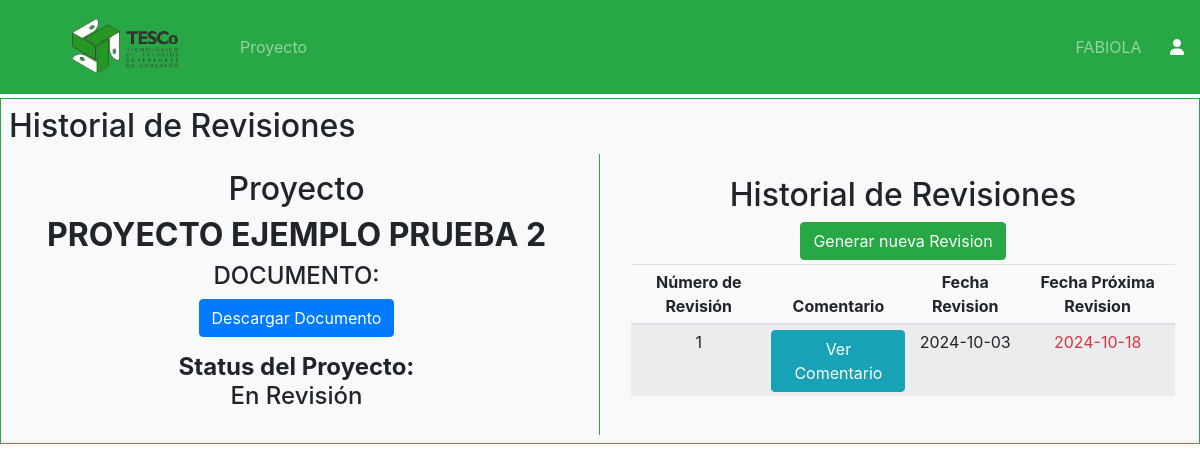
The app's page /views/Asesor/historyRevitions.php?id_proyecto=1 (signed in) with its own data.
### tables this page shows
CREATE TABLE IF NOT EXISTS `proyecto` (
  `ID_Proyecto` int NOT NULL AUTO_INCREMENT,
  `Nombre_Proyecto` varchar(200) NOT NULL,
  `Status` enum('Pendiente','En Revisión','Revisado','Completado') NOT NULL,
  `Integrante_1` int DEFAULT NULL,
  `Integrante_2` int DEFAULT NULL,
  `Integrante_3` int DEFAULT NULL,
  `Asesor` int DEFAULT NULL,
  `Archivo_Docx` varchar(255) DEFAULT NULL,
  PRIMARY KEY (`ID_Proyecto`),
  KEY `fk_proyecto_integrante_1` (`Integrante_1`),
  KEY `fk_proyecto_integrante_2` (`Integrante_2`),
  KEY `fk_proyecto_integrante_3` (`Integrante_3`),
  KEY `fk_proyecto_asesor` (`Asesor`)
);

CREATE TABLE IF NOT EXISTS `revisiones` (
  `ID_Conexion` int NOT NULL,
  `ID_Revision` int NOT NULL AUTO_INCREMENT,
  `Comentario` text,
  `Fecha_Revision` date NOT NULL,
  `Fecha_Proxima_Revision` date NOT NULL,
  `Revision_Numero` int NOT NULL DEFAULT '1',
  PRIMARY KEY (`ID_Revision`)
);

### Views/Asesor/historyRevitions.php (the view, shortened to what this page needs)
<?php
include('../../includes/config.php');
$usuario_id = $_SESSION['user_id'];
$rol = $_SESSION['rol'];
$project_id = isset($_GET['id_proyecto']) ? $_GET['id_proyecto'] : null;
if ($project_id) {
    if ($rol == 2) {
        $query = "
            SELECT p.*, p.Status, p.Archivo_Docx
            FROM proyecto p
            WHERE p.Asesor = (SELECT ID_Asesor FROM asesor WHERE ID_Usuario = ?)
            AND p.ID_Proyecto = ?";
        $stmt = $connection->prepare($query);
        $stmt->bind_param("ii", $usuario_id, $project_id);
        $stmt->execute();
        $result = $stmt->get_result();
    }
} else {
    echo "No se ha seleccionado ningún proyecto.";
    exit();
}
?>
<!DOCTYPE html>
<html lang="es">
<head>
    <link rel="stylesheet" href="https://stackpath.bootstrapcdn.com/bootstrap/4.3.1/css/bootstrap.min.css">
    <link rel="stylesheet" href="https://cdnjs.cloudflare.com/ajax/libs/font-awesome/6.0.0-beta3/css/all.min.css">
</head>
<body>
    <?php require('../../includes/navbarAsesor.php'); ?>
    <main role="main" class="container-fluid bg-light p-2 my-1 border border-success custom-margin">
        <h2>Historial de Revisiones</h2>
        <div class="row align-items-center justify-content-center mt-1">
            <div class="col-md-6 border-right border-2 border-success">
                <div class="bg-light p-3">
                    <h2 class="text-center">Proyecto</h2>
                    <?php
                    if ($result && $result->num_rows > 0) {
                        $proyecto = $result->fetch_assoc();
                        ?>
                        <p class="h2 text-center">
                            <strong><?php echo htmlspecialchars($proyecto['Nombre_Proyecto'] ?? 'No disponible'); ?></strong>
                        </p>
                        <p class="h4 text-center">DOCUMENTO:</p>
                        <?php if (!empty($proyecto['Archivo_Docx'])): ?>
                            <p class="text-center">
                                <a href="../../uploads/documents/<?php echo htmlspecialchars($proyecto['Archivo_Docx']); ?>" target="_blank" class="btn btn-primary">Descargar Documento</a>
                            </p>
                        <?php else: ?>
                            <p class="text-center">No hay documento subido.</p>
                        <?php endif; ?>
                        <p class="text-center h4"><strong>Status del Proyecto:</strong><br>
                            <?php echo htmlspecialchars($proyecto['Status'] ?? 'No disponible'); ?></p>
                        <?php
                    } else {
                        echo "<p>No hay detalles disponibles para este proyecto.</p>";
                    }
                    ?>
                </div>
            </div>
            <div class="col-md-6">
                <div class="bg-light p-3 text-center">
                    <h2 class="text-center">Historial de Revisiones</h2>
                    <button type="button" class="btn btn-success mb-1 text-center" data-toggle="modal" data-target="#revisionModal">
                        Generar nueva Revision
                    </button>
                    <div class="table-responsive">
                        <table class="table table-striped table-sm">
                            <thead>
                                <tr class="text-center">
                                    <th>Número de Revisión</th>
                                    <th>Comentario</th>
                                    <th>Fecha Revision</th>
                                    <th>Fecha Próxima Revision</th>
                                </tr>
                            </thead>
                            <tbody id="revisiones-tbody" class="text-center">
                                <?php
                                $fecha_actual = date('Y-m-d');
                                $queryConexion = "SELECT ID_Conexion FROM conproyectorevisiones WHERE ID_Proyecto = ?";
                                $stmtConexion = $connection->prepare($queryConexion);
                                $stmtConexion->bind_param("i", $project_id);
                                $stmtConexion->execute();
                                $resultConexion = $stmtConexion->get_result();
                                if ($resultConexion->num_rows > 0) {
                                    $conexion = $resultConexion->fetch_assoc();
                                    $id_conexion = $conexion['ID_Conexion'];
                                    $queryRevisiones = "
                                        SELECT ROW_NUMBER() OVER (ORDER BY Fecha_Revision ASC) as Revision_Numero, Comentario, Fecha_Revision, Fecha_Proxima_Revision
                                        FROM revisiones
                                        WHERE ID_Conexion = ?";
                                    $stmtRevisiones = $connection->prepare($queryRevisiones);
                                    $stmtRevisiones->bind_param("i", $id_conexion);
                                    $stmtRevisiones->execute();
                                    $resultRevisiones = $stmtRevisiones->get_result();
                                    if ($resultRevisiones->num_rows > 0) {
                                        while ($revision = $resultRevisiones->fetch_assoc()) {
                                            $fecha_proxima_revision = $revision['Fecha_Proxima_Revision'];
                                            $clase_fecha = '';
                                            if ($fecha_proxima_revision < $fecha_actual) {
                                                $clase_fecha = 'text-danger';
                                            } elseif ($fecha_proxima_revision == $fecha_actual) {
                                                $clase_fecha = 'text-success';
                                            } else {
                                                $clase_fecha = 'text-warning';
                                            }
                                            echo "<tr>";
                                            echo "<td>" . htmlspecialchars($revision['Revision_Numero']) . "</td>";
                                            echo "<td><button class='btn btn-info ver-comentario' data-comentario='" . htmlspecialchars($revision['Comentario']) . "'>Ver Comentario</button></td>";
                                            echo "<td>" . htmlspecialchars($revision['Fecha_Revision']) . "</td>";
                                            echo "<td class='" . $clase_fecha . "'>" . htmlspecialchars($revision['Fecha_Proxima_Revision']) . "</td>";
                                            echo "</tr>";
                                        }
                                    } else {
                                        echo "<tr><td colspan='4'>No hay revisiones para este proyecto.</td></tr>";
                                    }
                                } else {
                                    echo "<tr><td colspan='4'>No se encontró una conexión para este proyecto.</td></tr>";
                                }
                                ?>
                            </tbody>
                        </table>
                    </div>
                </div>
            </div>
        </div>
    </main>
</body>
</html>

### records on screen
proyecto: Nombre_Proyecto "PROYECTO EJEMPLO PRUEBA 2", Status "En Revisión"
revisiones: Revision_Numero "1", Fecha_Revision "2024-10-03", Fecha_Proxima_Revision "2024-10-18"

### other values on screen
$_SESSION['username'] "FABIOLA"
